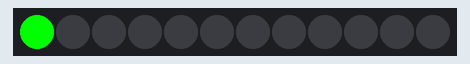
Recording of a sketch running on a simulated Arduino Uno, built with avr-gcc and run on an emulated ATmega328P. Shown: 12 RGB LEDs in strip order, left to right.

Above: at 0.1 s.
At 1.1 s:
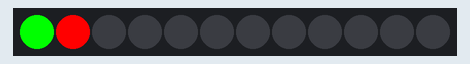
At 2.1 s:
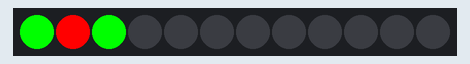
At 5.1 s:
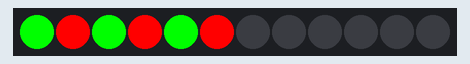
At 8.1 s:
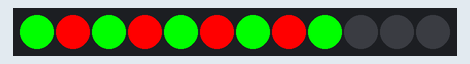
At 11.1 s:
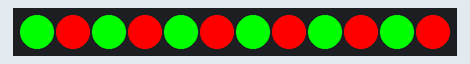

The sketch:

each_second.ino
```cpp
#include <Adafruit_NeoPixel.h>

#define PIN 2	 // input pin Neopixel is attached to

#define NUMPIXELS      12 // number of neopixels in strip

Adafruit_NeoPixel pixels = Adafruit_NeoPixel(NUMPIXELS, PIN, NEO_GRB + NEO_KHZ800);

int delayval = 1000; // timing delay in milliseconds


void setup() {
  // Initialize the NeoPixel library.
  pixels.begin();
}

void loop() {

  for (int i=0; i < NUMPIXELS; i++) {
    if (i % 2 == 1) {
    	pixels.setPixelColor(i, pixels.Color(255, 0, 0));
    	pixels.show();
    }
    else{
    	pixels.setPixelColor(i, pixels.Color(0, 255, 0));
    	pixels.show();
    }
    delay(delayval);
  }
}
```

Measured:
- what the display in image 1 shows lasts 1.0 s, from 1.0 s to 2.0 s
